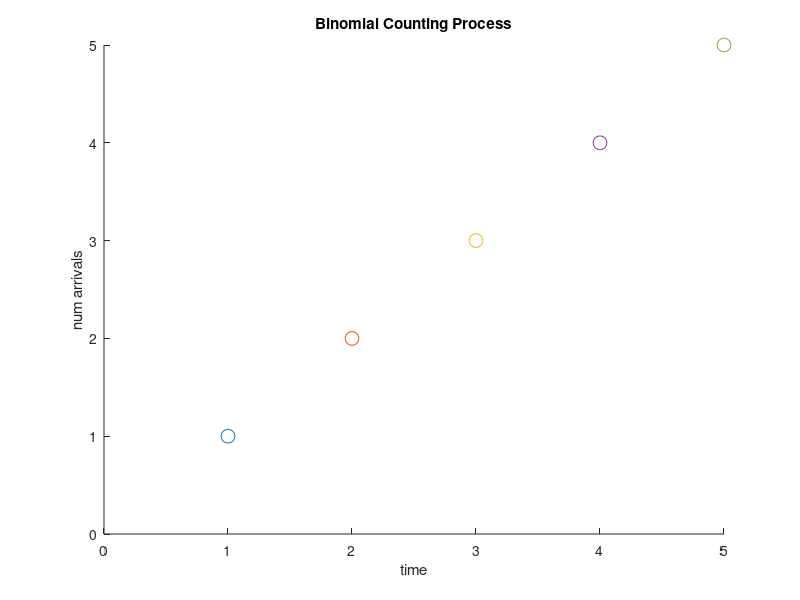

This figure's MATLAB source:
% simulate a Bino counting process
Nb = input('size of sample path = ');
p = input('probability of success = ');

X = zeros(1,Nb);
X(1) = (rand<p);

for t=2:Nb
    X(t) = X(t-1) + (rand<p); % count nr of successes
end

% illustration
del = input('frame size = ');
axis([0 Nb 0 max(X)]); % allocate the box for the graph

hold on
title('Binomial Counting Process');
xlabel('time');
ylabel('num arrivals');

for t=1:Nb
    plot(t,X(t),'o', 'MarkerSize', 10)
    pause(del)
end
hold off


